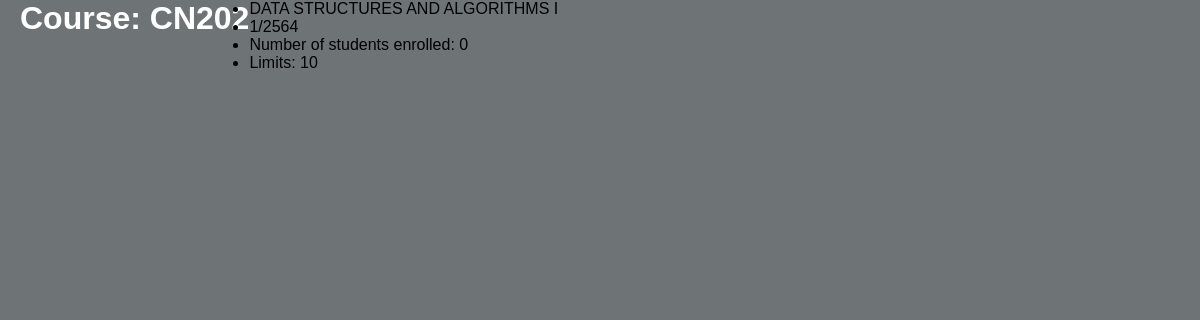
The page /course/1/ (signed in) on the database its author committed.
### courses/models.py (models this page shows, shortened)
class Course(models.Model):
    c_code = models.CharField(max_length=5)
    c_name = models.CharField(max_length=150, null = True)
    semester = models.IntegerField()
    a_year = models.IntegerField()
    count_stu = models.IntegerField(default=0)
    max_stu = models.IntegerField()
    status = models.BooleanField(default=True)

### courses/decorators.py (the view)
	def wrapper_function(request, *args, **kwargs):
		group = None
		if request.user.groups.exists():
			group = request.user.groups.all()[0].name
		if group == 'student':
			return redirect('courses:index')
		if group == 'admin':
			return view_func(request, *args, **kwargs)

### courses/views.py (called while the page is built)
@login_required(login_url='courses:login')
@admin_only
def course(request, pk_test):
    course = Course.objects.get(id=pk_test)
    return render(request, "courses/course.html", {"course": course})

### courses/templates/courses/course.html
{% extends "courses/layout.html" %}
{% block body %}
    <h1>Course: {{ course.c_code }}</h1>
    <ul>
        <li>{{course.c_name}}</li>
        <li>{{course.semester}}/{{course.a_year}}</li>
        <li>Number of students enrolled: {{course.count_stu}}</li>
        <li>Limits: {{course.max_stu}}</li>
    </ul>
{% endblock %}

### static/css/style.css (style rules this page uses)
* { margin: 0; padding: 0; box-sizing: border-box; font-family: Arial, Helvetica, sans-serif; }
body { display: flex; justify-content: left; align-items: top; min-height: 100vh; background-color: #6e7475; }
h1 { color: white; padding-left: 20px; }

### rows shown on the page
Course: c_code "CN202", c_name "DATA STRUCTURES AND ALGORITHMS I", semester "1", a_year "2564", count_stu "0", max_stu "10"
